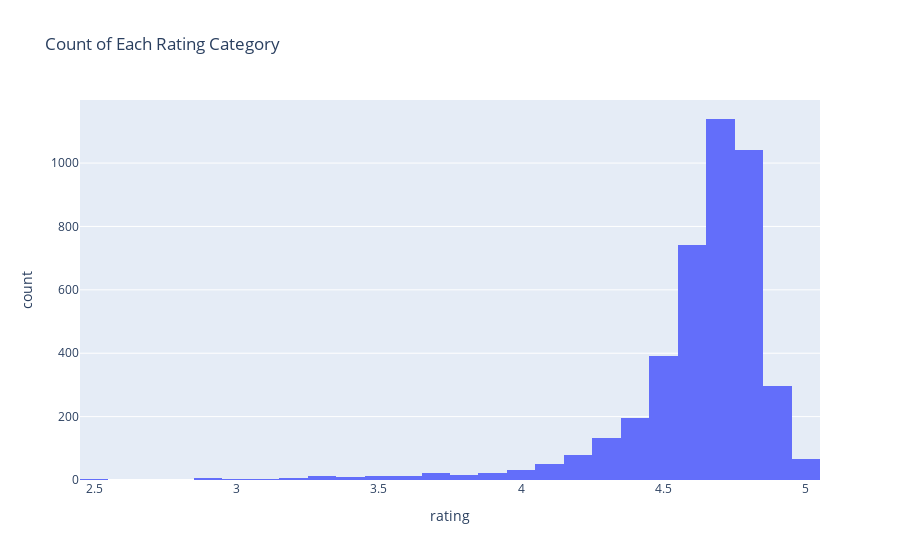

This figure's notebook cell:
### Code cell
# Create a histogram to show the count of each rating category to find outliers
fig_reviews_rating = px.histogram(df, x='rating',
                                  title='Count of Each Rating Category',
                                  labels={'Rating': 'Rating Category'})

fig_reviews_rating.show()

### Figure 1 — Plotly figure (JSON) as saved in the notebook; plotly's stock layout.template omitted (floating-point values rounded to 4 significant figures; data arrays with more than 128 entries replaced by an {"elided": "..."} marker saying what was removed)
{"data": [{"alignmentgroup": "True", "bingroup": "x", "hovertemplate": "rating=%{x}<br>count=%{y}<extra></extra>", "legendgroup": "", "marker": {"color": "#636efa", "pattern": {"shape": ""}}, "name": "", "offsetgroup": "", "orientation": "v", "showlegend": false, "type": "histogram", "x": {"elided": "4304 float values"}, "xaxis": "x", "yaxis": "y"}], "layout": {"barmode": "relative", "legend": {"tracegroupgap": 0}, "title": {"text": "Count of Each Rating Category"}, "xaxis": {"anchor": "y", "domain": [0, 1], "title": {"text": "rating"}}, "yaxis": {"anchor": "x", "domain": [0, 1], "title": {"text": "count"}}}}
